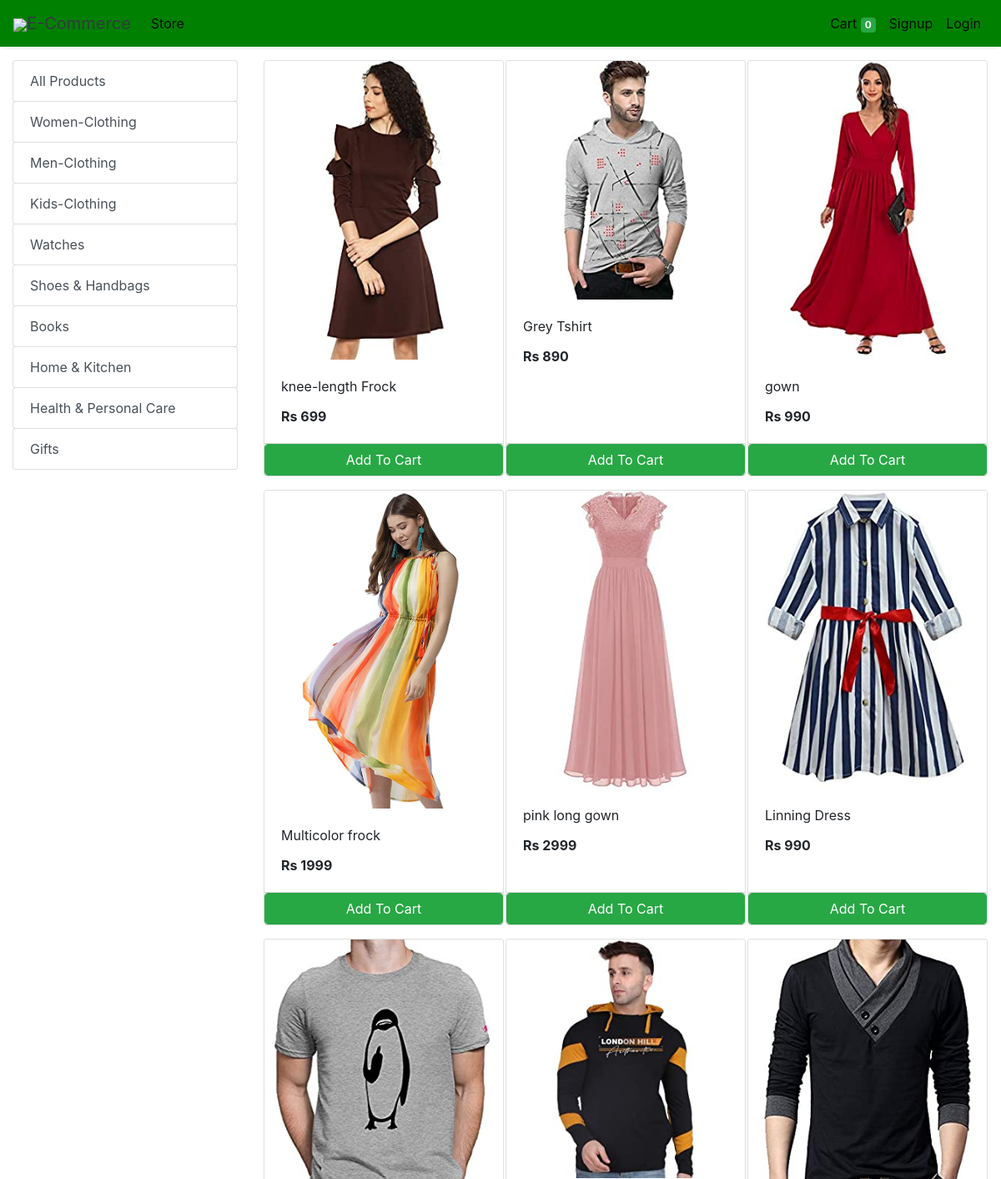
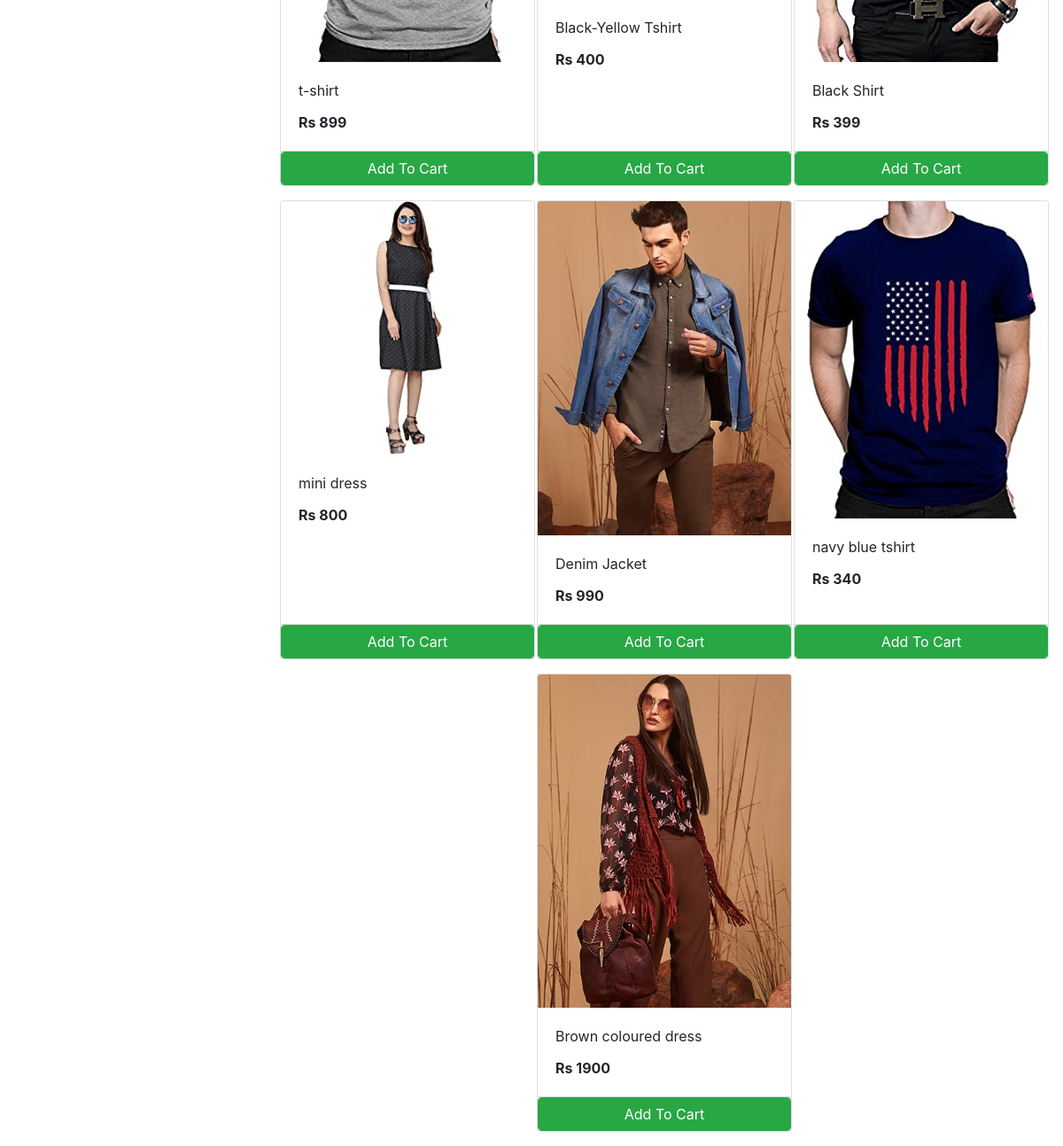
The app's page /store with its own data (2 pictures, top to bottom).
### store/models/category.py (models this page shows, shortened)
class Category(models.Model):
    name= models.CharField(max_length=50)
    @staticmethod
    def get_all_categories():
        return Category.objects.all()

### store/models/product.py (models this page shows, shortened)
class Products(models.Model):
    name = models.CharField(max_length=60)
    price= models.IntegerField(default=0)
    category= models.ForeignKey(Category,on_delete=models.CASCADE,default=1 )
    description= models.CharField(max_length=250, default='', blank=True, null= True)
    image= models.ImageField(upload_to='uploads/products/')
    review = models.TextField(default='{}')
    @staticmethod
    def get_all_products():
        return Products.objects.all()

### store/views/home.py (the view)
# urls.py: path('' , include('store.urls'))
def store(request):
    cart = request.session.get('cart')
    if not cart:
        request.session['cart'] = {}
    products = None
    categories = Category.get_all_categories()
    categoryID = request.GET.get('category')
    if categoryID:
        products = Products.get_all_products_by_categoryid(categoryID)
    else:
        products = Products.get_all_products();
    data = {}
    data['products'] = products
    data['categories'] = categories
    print('you are : ', request.session.get('email'))
    return render(request, 'index.html', data)

### store/templatetags/cart.py (called while the page is built)
@register.filter (name='is_in_cart')
def is_in_cart(product, cart):
    keys = cart.keys ()
    for id in keys:
        if int (id) == product.id:
            return True
    return False;

### store/templatetags/custom_filter.py (called while the page is built)
@register.filter(name='currency')
def currency(number):
    return "Rs "+str(number)

### store/templates/index.html (shortened to what this page needs)
{% extends 'base.html' %}
{% block content %}
{% load cart %}
{% load custom_filter %}
<div class="container-fluid mt-3">
	<div class="row">
		<div class="col-lg-3 mx-auto">
			<div class="list-group">
				<a href="/" class="list-group-item list-group-item-action btn btn-outline-success">All Products</a>
				{% for category in categories %}
				<a href="/?category={{category.id}}"
					class="list-group-item list-group-item-action btn btn-outline-success ">{{category.name}}</a>
				{% endfor %}
			</div>
		</div>
		<div id='products' class="col-lg-9 mx-auto">
			<div class="row mx-auto">
				{% for product in products %}
				<div class="card mx-auto mb-3" id={{product.id}} style="width: 18rem;">
					<a href="/product/{{product.id}}">
						<img class="card-img-top" src="{{product.image.url}}" alt="Card image cap">
					</a>
					<div class="card-body">
						<p class="card-title">{{product.name}}</p>
						<p class="card-text"><b>{{product.price|currency}}</b></p>
					</div>
					<div class="card-footer p-0 no-gutters">
						{% if product|is_in_cart:request.session.cart %}
						<div class="row no-gutters">
							<form action="/#{{product.id}}" class="col-2 " method="post">
								{% csrf_token %}
								<input hidden type="text" name='product' value='{{product.id}}'>
								<input hidden type="text" name='remove' value='True'>
								<input type="submit" value=" - " class="btn btn-block btn-success border-right">
							</form>
							<div class="text-center col btn btn-success">{{product|cart_quantity:request.session.cart}} in Cart</div>
							<form action="/#{{product.id}}" class="col-2 " method="post">
								{% csrf_token %}
								<input hidden type="text" name='product' value='{{product.id}}'>
								<input type="submit" value=" + " class="btn btn-block btn-success border-left">
							</form>
						</div>
						{% else %}
						<form action="/#{{product.id}}" method="POST" class="btn-block">
							<input type="submit" class="float-right btn btn-success form-control"
								value="Add To Cart">
						</form>
						{% endif %}
					</div>
				</div>
				{% endfor %}
			</div>
		</div>
	</div>
</div>
{% endblock %}

### store/templates/base.html (shortened to what this page needs)
<!doctype html>
<html lang="en">
<head>
  <link rel="stylesheet" href="https://maxcdn.bootstrapcdn.com/bootstrap/4.0.0/css/bootstrap.min.css"
>
</head>
<body>
<nav class="one-edge-shadow
  navbar navbar-light
  sticky-top navbar
  navbar-expand-lg
  text-white">
    <a class="navbar-brand ms-3 text-dark " href="/">
    <link rel="stylesheet" href="https://use.fontawesome.com/releases/v5.7.0/css/all.css">
    <img src="https://www.freepnglogos.com/uploads/shopping-cart-png/shopping-cart-svg-png-icon-download-28.png" style="width:50px;height:50px,color:text-light;">E-Commerce</a>
    <div class="collapse navbar-collapse" id="navbarSupportedContent">
      <ul class="navbar-nav mr-auto">
        <li class="nav-item active">
          <a class="nav-link" href="/store">Store <span class="sr-only">(current)</span></a>
        </li>
          </ul>
      <ul class=" navbar-nav my-2 my-lg-0">
        <li class="nav-item active">
          <a class="nav-link" href="/cart">Cart
            <span class="badge badge-success">{{request.session.cart.keys|length}}</span>
            <span class="sr-only">(current)</span></a>
        </li>
        {% if request.session.customer %}
        <li class="nav-item active ">
          <a class="nav-link" href="/orders">Orders<span class="sr-only">(current)</span></a>
        </li>
        <li class="nav-item active ">
          <a class="nav-link" href="/logout">Logout<span class="sr-only">(current)</span></a>
        </li>
        {% else %}
        <li class="nav-item active">
          <a class="nav-link" href="/signup">Signup<span class="sr-only">(current)</span></a>
        </li>
        <li class="nav-item active">
          <a class="nav-link" href="/login">Login<span class="sr-only">(current)</span></a>
        </li>
        {% endif %}
      </ul>
    </div>
  </nav>
  {% block content %}{% endblock %}
</body>
</html>

### store/templates/base.html (style rules this page uses)
nav { background-color: green; }
.one-edge-shadow { box-shadow: 0 8px 2px -5px rgb(246, 245, 245); }

### records on screen
Category: name "Women-Clothing"
Category: name "Men-Clothing"
Category: name "Kids-Clothing"
Category: name "Watches"
Category: name "Shoes & Handbags"
Category: name "Books"
Category: name "Home & Kitchen"
Category: name "Health & Personal Care"
Category: name "Gifts"
Products: image (picture), name "knee-length Frock", price "Rs 699"
Products: image (picture), name "Grey Tshirt", price "Rs 890"
Products: image (picture), name "gown", price "Rs 990"
Products: image (picture), name "Multicolor frock", price "Rs 1999"
Products: image (picture), name "pink long gown", price "Rs 2999"
Products: image (picture), name "Linning Dress", price "Rs 990"
Products: image (picture), name "t-shirt", price "Rs 899"
Products: image (picture), name "Black-Yellow Tshirt", price "Rs 400"
Products: image (picture), name "Black Shirt", price "Rs 399"
Products: image (picture), name "mini dress", price "Rs 800"
Products: image (picture), name "Denim Jacket", price "Rs 990"
Products: image (picture), name "navy blue tshirt", price "Rs 340"
Products: image (picture), name "Brown coloured dress", price "Rs 1900"

### other values on screen
{{ request.session.cart.keys|length }} "0"
